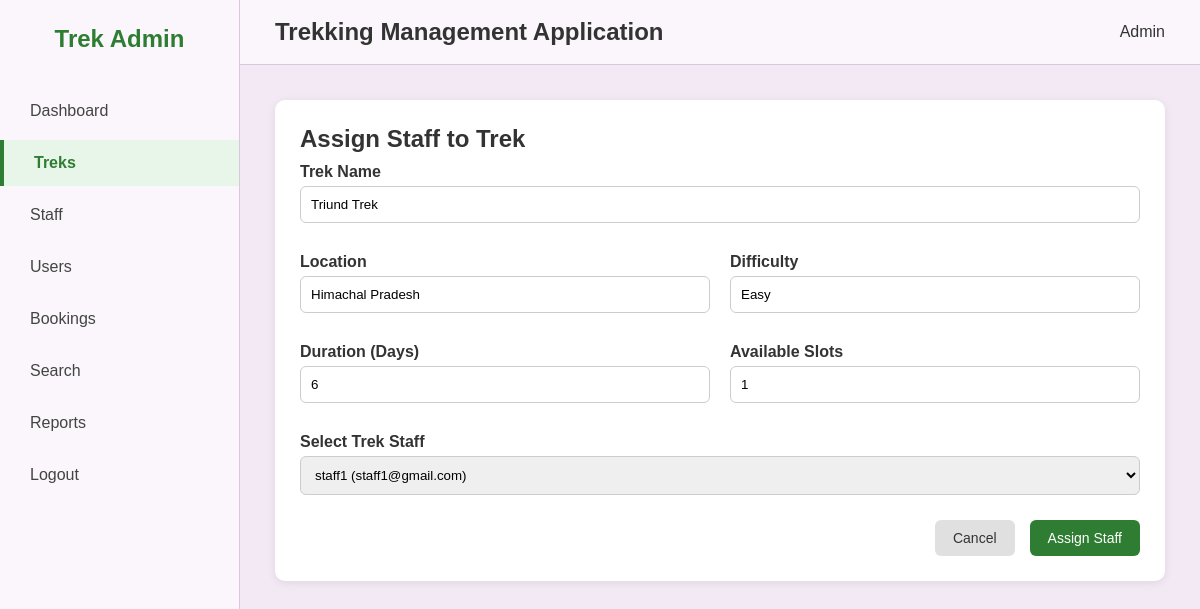
The app's page /admin/trek/assign_staff/1 (signed in) with its own data.
### models/models.py (models this page shows)
class Trek(db.Model):
    __tablename__='treks'
    id=db.Column(db.Integer,primary_key=True)
    name=db.Column(db.String(100),nullable=False)
    location=db.Column(db.String(150),nullable=False)
    difficulty=db.Column(db.String(20),nullable=False)         #easy/moderate/hard
    duration_days=db.Column(db.Integer,nullable=False)
    total_slots=db.Column(db.Integer,nullable=False)
    available_slots=db.Column(db.Integer,nullable=False)
    assigned_staff_id=db.Column(db.Integer,db.ForeignKey('users.id'), nullable=True)
    status=db.Column(db.String(20),default='pending')              #pending/approved/Open/Closed/Completed
    start_date=db.Column(db.Date,nullable=False)
    end_date=db.Column(db.Date,nullable=False)
    description=db.Column(db.Text,default='')
    price=db.Column(db.Float,default=0.0)
    created_at=db.Column(db.DateTime,default=datetime.utcnow)
    assigned_staff=db.relationship('User',foreign_keys=[assigned_staff_id],backref='assigned_treks')
    bookings=db.relationship('Booking',backref='trek',lazy=True)

class User(db.Model):
    __tablename__='users'
    id=db.Column(db.Integer,primary_key=True)
    name=db.Column(db.String(100),nullable=False)
    email=db.Column(db.String(100),nullable=False,unique=True)
    password=db.Column(db.String(100),nullable=False)
    phone=db.Column(db.String(20),nullable=False)
    role=db.Column(db.String(30),nullable=False,default='user')                #admin/staff/user
    status=db.Column(db.String(20),nullable=False,default='active')    #active/blacklisted
    created_at=db.Column(db.DateTime,default=datetime.utcnow)
    bookings=db.relationship('Booking',backref='user',lazy=True)

### controllers/admin_controller.py (the view)
    @app.route('/admin/trek/assign_staff/<int:trek_id>',methods=['GET','POST'])
    @login_required
    @role_required('admin')
    def assign_staff(trek_id):
        trek=Trek.query.get_or_404(trek_id)
        staffs=User.query.filter_by(role='staff').all()
        if request.method=='POST':
            trek.assigned_staff_id=request.form['staff_id']
            db.session.commit()
            flash('Staff assigned successfully','success')
            return redirect(url_for('admin_view_treks'))
        return render_template('admin/assign_staff.html',
                               trek=trek,
                               staffs=staffs
                               )

### templates/admin/assign_staff.html (shortened to what this page needs)
{% extends "base.html" %}
{% block content %}
<div class="dashboard-container">
    <aside class="sidebar">
        <h2 class="logo">Trek Admin</h2>
        <ul>
            <li><a href="{{ url_for('admin_dashboard') }}">Dashboard</a></li>
            <li class="active"><a href="{{ url_for('admin_view_treks') }}">Treks</a></li>
            <li><a href="{{ url_for('view_staff') }}">Staff</a></li>
            <li><a href="{{ url_for('view_users') }}">Users</a></li>
            <li><a href="{{ url_for('view_bookings') }}">Bookings</a></li>
            <li><a href="{{ url_for('search') }}">Search</a></li>
            <li><a href="{{ url_for('trekking_history') }}">Reports</a></li>
            <li><a href="{{ url_for('logout') }}">Logout</a></li>
        </ul>
    </aside>
    <div class="main-content">
        <header class="topbar">
            <h2>Trekking Management Application</h2>
            <div class="admin-info">
                 Admin
            </div>
        </header>
        <div class="content">
            <div class="form-card">
                <h2>Assign Staff to Trek</h2>
                <form method="POST">
                    <div class="form-grid">
                        <div class="form-group full-width">
                            <label>Trek Name</label>
                            <input
                                type="text"
                                value="{{ trek.name }}"
                                readonly>
                        </div>
                        <div class="form-group">
                            <label>Location</label>
                            <input
                                type="text"
                                value="{{ trek.location }}"
                                readonly>
                        </div>
                        <div class="form-group">
                            <label>Difficulty</label>
                            <input
                                type="text"
                                value="{{ trek.difficulty }}"
                                readonly>
                        </div>
                        <div class="form-group">
                            <label>Duration (Days)</label>
                            <input
                                type="text"
                                value="{{ trek.duration_days }}"
                                readonly>
                        </div>
                        <div class="form-group">
                            <label>Available Slots</label>
                            <input
                                type="text"
                                value="{{ trek.available_slots }}"
                                readonly>
                        </div>
                        <div class="form-group full-width">
                            <label>Select Trek Staff</label>
                            <select name="staff_id" required>
                                {% for staff in staffs %}
                                <option
                                    value="{{ staff.id }}"
                                    {% if trek.assigned_staff_id == staff.id %}selected{% endif %}>
                                    {{ staff.name }} ({{ staff.email }})
                                </option>
                                {% endfor %}
                            </select>
                        </div>
                    </div>
                    <div class="button-group">
                        <a href="{{ url_for('admin_view_treks') }}"class="cancel-btn">Cancel</a>
                        <button
                            type="submit"
                            class="save-btn">
                            Assign Staff
                        </button>
                    </div>
                </form>
            </div>
        </div>
    </div>
</div>
{% endblock %}

### static/css/style.css (style rules this page uses)
* { margin:0; padding:0; box-sizing:border-box; font-family:Arial, Helvetica, sans-serif; }
body { background:#F2E9F4; color:#333; }
.dashboard-container { display:flex; min-height:100vh; }
.sidebar { width:240px; background:#FAF6FB; border-right:1px solid #d8c7dd; padding:25px 0; }
.logo { text-align:center; color:#2e7d32; margin-bottom:35px; }
.sidebar ul { list-style:none; }
.sidebar li { margin:6px 0; }
.sidebar a { display:block; padding:14px 30px; text-decoration:none; color:#444; transition:.3s; }
.sidebar li.active a { background:#e8f5e9; color:#2e7d32; font-weight:bold; border-left:4px solid #2e7d32; }
.main-content { flex:1; }
.topbar { display:flex; justify-content:space-between; align-items:center; background:#FAF6FB; padding:18px 35px; border-bottom:1px solid #d8c7dd; }
.content { padding:35px; }
.card, .profile-card, .form-card, .table-box { background:#fff; border-radius:10px; box-shadow:0 2px 10px rgba(0,0,0,.08); }
.profile-card, .form-card, .table-box { padding:25px; margin-bottom:30px; }
.profile-card form, .form-group { display:flex; flex-direction:column; }
.profile-card label, .form-group label { font-weight:bold; margin:10px 0 5px; }
.profile-card input, .form-group input, .form-group textarea, .form-group select, .filter-form input, .filter-form select, .search-form input { padding:10px; border:1px solid #ccc; border-radius:6px; }
.form-grid { display:grid; grid-template-columns:repeat(2,1fr); gap:20px; }
.full-width { grid-column:1/3; }
.filter-form, .search-form, .button-group { display:flex; gap:15px; align-items:center; }
.button-group { justify-content:flex-end; margin-top:25px; }
.btn, .save-btn, .cancel-btn, .edit-btn, .delete-btn, .assign-btn { display:inline-block; text-decoration:none; padding:10px 18px; border-radius:6px; font-size:14px; border:none; cursor:pointer; }
.save-btn { background:#2e7d32; color:#fff; }
.cancel-btn { background:#e0e0e0; color:#333; }

### records on screen
Trek: name "Triund Trek", location "Himachal Pradesh", difficulty "Easy", duration_days "6", available_slots "1", staff_id "staff1 (staff1@gmail.com)"
